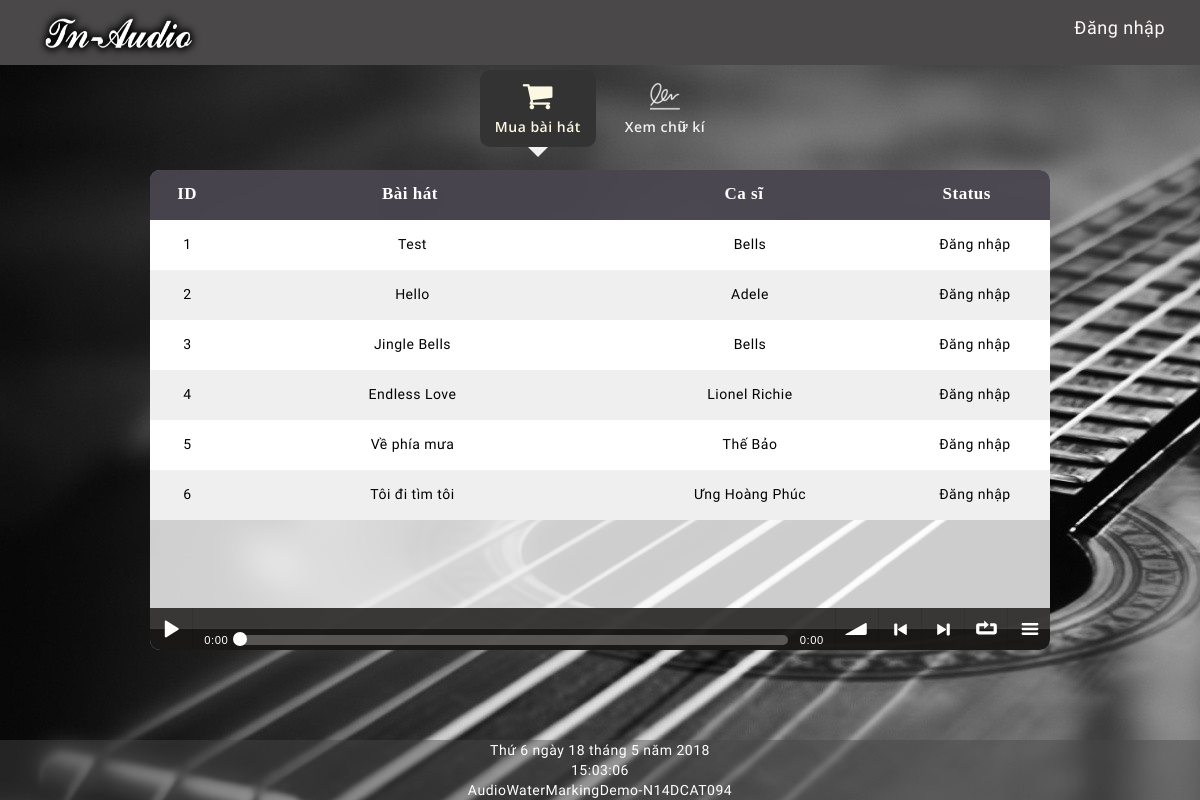
The page / on the database its author committed.
### tables this page shows
CREATE TABLE `multimedia` (
  `id` varchar(64) NOT NULL,
  `parentid` varchar(64) DEFAULT NULL,
  `song` varchar(256) DEFAULT NULL,
  `singer` varchar(128) DEFAULT NULL,
  `url` varchar(256) NOT NULL,
  `type` varchar(32) NOT NULL,
  `owner` varchar(32) NOT NULL
);

### index.php (the view, shortened to what this page needs)
<!DOCTYPE html PUBLIC "-//W3C//DTD XHTML 1.0 Transitional//EN" "http://www.w3.org/TR/xhtml1/DTD/xhtml1-transitional.dtd">
<html xmlns="http://www.w3.org/1999/xhtml">
<head>
<?php
		include "connectdb.php";
		$qr = $conn->prepare("select id, song, singer from multimedia where type = 'music' and owner = 'admin';");
		$qr->execute();
		$rs_allsongs = $qr->fetchAll();
	?>
	<head>
		<link rel="stylesheet" href="https://maxcdn.bootstrapcdn.com/bootstrap/3.3.7/css/bootstrap.min.css" />
		<link rel="stylesheet" href="https://cdnjs.cloudflare.com/ajax/libs/font-awesome/4.7.0/css/font-awesome.min.css" />
		<link rel="stylesheet" href="style1.css" />
        <link rel="stylesheet" href="loader.css">
		<link rel="stylesheet" href="soundmanager2/css/bar-ui.css">
		<link rel="stylesheet" href="style.css" />
</head>
<body onload="removeloader()">
<section class="navbar">
      <div class="container">
				<div class="navbar-header">
  <span class="navbar-header"><a ><img src="images/1.png" alt="Tn-WaterMarkingDemo" width="177" height="67" 						/></a></span><span class="navbar-header"></div>
  <?php
					if (isset($_SESSION['user'])){
						echo "<a id=\"fn_login\" href=\"logout.php\" title=\"Sign out\">Đăng xuất</a>";
						echo "<p id=\"username\">Good day, " . $_SESSION['user'] . "!</p>";
					}
					else{
						echo "<a id=\"fn_login\" href=\"login.php\" title=\"Sign in\">Đăng nhập</a>";
					}
				?>
  </span></section>
  		<section class="mainbar">
		    <div class="container">
		      	<ul class="nav mainbar-list wow fadeInDown" data-wow-duration="0.5s">
		        	<li id="buy-more-song" class="active">
		          		<a class="highlight" href="#buymoresong" title="Mua bài hát">
		            		<i class="fa fa-shopping-cart"></i> Mua bài hát
		          		</a>
		       		</li>
		       		<li id="get-signature">
		          		<a href="#getsignature" title="Xem chữ kí">
		            		<i  ><img src="images/signature1.png" /></i> Xem chữ kí
		          		</a>
		       		</li>
		      </ul>
		    </div>
		</section>
   		<div class="mycontent">
        	<div class="audioplayer">
            		<div class="sm2-bar-ui full-width fixed">
 			<div class="bd sm2-main-controls">
				<div class="sm2-inline-gradient"></div>
  				<div class="sm2-inline-element sm2-button-element">
					<div class="sm2-button-bd">
						<a href="#play" class="sm2-inline-button sm2-icon-play-pause">Play / pause</a>
					</div>
  				</div>
  				<div class="sm2-inline-element sm2-inline-status">
					<div class="sm2-playlist">
						<div class="sm2-playlist-target">
						</div>
					</div>
					<div class="sm2-progress">
						<div class="sm2-row">
							<div class="sm2-inline-time">0:00</div>
							<div class="sm2-progress-bd">
								<div class="sm2-progress-track">
									<div class="sm2-progress-ball"><div class="icon-overlay"></div></div>
								</div>
							</div>
							<div class="sm2-inline-duration">0:00</div>
						</div>
					</div>
				</div>
				<div class="sm2-inline-element sm2-button-element sm2-volume">
					<div class="sm2-button-bd">
						<a href="#volume" class="sm2-inline-button sm2-volume-control">volume</a>
					</div>
				</div>
				<div class="sm2-inline-element sm2-button-element">
					<div class="sm2-button-bd">
						<a href="#prev" title="Previous" class="sm2-inline-button sm2-icon-previous">&lt; previous</a>
					</div>
				</div>
				<div class="sm2-inline-element sm2-button-element">
					<div class="sm2-button-bd">
						<a href="#next" title="Next" class="sm2-inline-button sm2-icon-next">&gt; next</a>
					</div>
				</div>
				<div class="sm2-inline-element sm2-button-element">
					<div class="sm2-button-bd">
						<a href="#repeat" title="Repeat playlist" class="sm2-inline-button sm2-icon-repeat">&infin; repeat</a>
					</div>
				</div>
				<div class="sm2-inline-element sm2-button-element sm2-menu">
					<div class="sm2-button-bd">
						<a href="#menu" class="sm2-inline-button sm2-icon-menu">menu</a>
					</div>
				</div>
			</div>
		</div>
            </div>
			<table class="songstable">
				<thead>
					<tr>
						<th class="col-xs-1" >ID</th>
						<th class="col-xs-5" >Bài hát</th>
						<th class="col-xs-4" >Ca sĩ</th>
						<th class="col-xs-2" >Status</th>
					</tr>
				</thead>
				<tbody class="songstable_scrollbar">
					<?php
						$i = 1;
						foreach ($rs_allsongs as $key => $value) {
							echo "<tr class=\"" . ($i % 2 ? "odd" : "even") . "\">
									<td class=\"col-xs-1\">" . $i . "</td>
									<td class=\"col-xs-5\">" . $value['song'] . "</td>
									<td class=\"col-xs-4\">" . $value['singer'] . "</td>
									<td class=\"col-xs-2\">";
							if (isset($_SESSION['user'])){
								$qr = $conn->prepare("select id from multimedia where type = 'music' and owner = '" . $_SESSION['user'] .  "' and parentid = '" . $value['id'] . "' limit 1;");
								$qr->execute();
								$rs_isLicenced = $qr->fetch();
								if ($rs_isLicenced['id'] == ""){
									echo "<button id=\"" . $value['id'] . "\" class=\"btn btn-danger btn-mini btnbuysong\"><i>Mua</i></button>";
								}
								else{
									echo "Đã mua";
								}
							}
							else{
								echo "Đăng nhập";
							}
							echo "	</td>
								</tr>";
							$i++;
						}
					?>
				</tbody>
			</table>
		</div>
         <div class="footer">
         		<p><div id="thoigian">
            <div id="date">
		</div>
			<div id="time">
			</div>	</div></p>
 				 <p>AudioWaterMarkingDemo-N14DCAT094</p>
			</div>
</body>
</html>

### style1.css (style rules this page uses)
.animated { animation-duration: 1s; animation-fill-mode: both; }
.fadeInDown { animation-name: fadeInDown; }

### style.css (style rules this page uses)
html, body { height: 100%; font-family: 'Roboto Condensed', sans-serif; font-size:14px; color: #333; letter-spacing: 0.5px; }
body { background: url("images/2.jpg"); }
a { text-decoration: none; }
p { margin: 0px; }
.navbar { position: fixed; z-index: 1001; top: 0px; left: 0px; margin: 0px; width: 100%; height: 65px; min-height: 40px; background: #4a4848; background-size: cover; background-repeat: none; border-radius: 0px; border: none; }
.navbar .container { height: 100%; }
.navbar-header { float: left; height: 100%; margin: 0px; padding: 0px; }
#fn_login { color: #fff9f9; float: right; margin-top: 10px; padding: 5px; border-radius: 5px; overflow:hidden; font-size: 18px; }
.mycontent { position: fixed; z-index: 1001; top: 170px; left: 50%; transform: translateX(-50%) !important; width: 900px; height: 480px; background-color: rgba(255, 255, 255, 0.8); border-radius: 10px; overflow: hidden; }
.songstable { width: 100%; }
.songstable thead { width: 100%; }
.songstable tbody { width: 100%; height: 500px; overflow-y: scroll; }
.songstable thead tr { width: 99%; }
.songstable tr { width: 100%; }
.songstable thead, .songstable tbody, .songstable tr, .songstable td, .songstable th { display: inline-block; }
.songstable thead { background: #0b0713b3; color: #fff; }
.songstable tbody td, .songstable thead > tr> th { float: left; border-bottom-width: 0; }
.songstable>tbody>tr>td, .songstable>tbody>tr>th, .songstable>tfoot>tr>td, .songstable>tfoot>tr>th, .songstable>thead>tr>td, .songstable>thead>tr>th { padding: 8px; height: 50px; text-align: center; line-height: 32px; }
.songstable>thead>tr>th { font-size:17px; font-family: serif; }
.odd { background: #fff; color: #000; }
.even { background: #efefef; color: #000; }
.mainbar { position: fixed; top: 60px; left: 0px; margin: 0px; padding: 0px; width: 100%; height: auto; text-align: center; }
.mainbar-list { padding: 10px; padding-bottom: 20px; }
.mainbar-list li { height: 100%; min-width: 100px; margin: 0px 5px; display: inline-block; }
.mainbar-list li a { display: block; font-family: 'Open Sans', Verdana, Helvetica, sans-serif; font-weight: 600; transition: all 0.1s ease; -webkit-transition: all 0.1s ease; -moz-transition: all 0.1s ease; -o-transition: all 0.1s ease; }
.mainbar-list li:not(.active) a { color: #f1f1f1; }
.mainbar-list li.active a { background-color: #f1f1f1; border-radius: 10px; color: #393636; }
.mainbar-list li.active a:after { position: absolute; top: 100%; left: 50%; margin-left: -10px; border-left: 10px solid transparent; border-right: 10px solid transparent; border-top: 10px solid transparent; border-top-color: #f1f1f1; content: ''; display: inline-block; }
.mainbar-list a i { display: block; margin-bottom: 5px; font-size: 32px; }
.mainbar-list li.active a { background-color: #333; border-radius: 10px; color: #fcf8e3; }
.footer { position: fixed; left: 0; bottom: 0; width: 100%; background-color: #4a484873; color: white; text-align: center; }

### rows shown on the page
multimedia: song "Test", singer "Bells"
multimedia: song "Hello", singer "Adele"
multimedia: song "Jingle Bells", singer "Bells"
multimedia: song "Endless Love", singer "Lionel Richie"
multimedia: song "Về phía mưa", singer "Thế Bảo"
multimedia: song "Tôi đi tìm tôi", singer "Ưng Hoàng Phúc"
